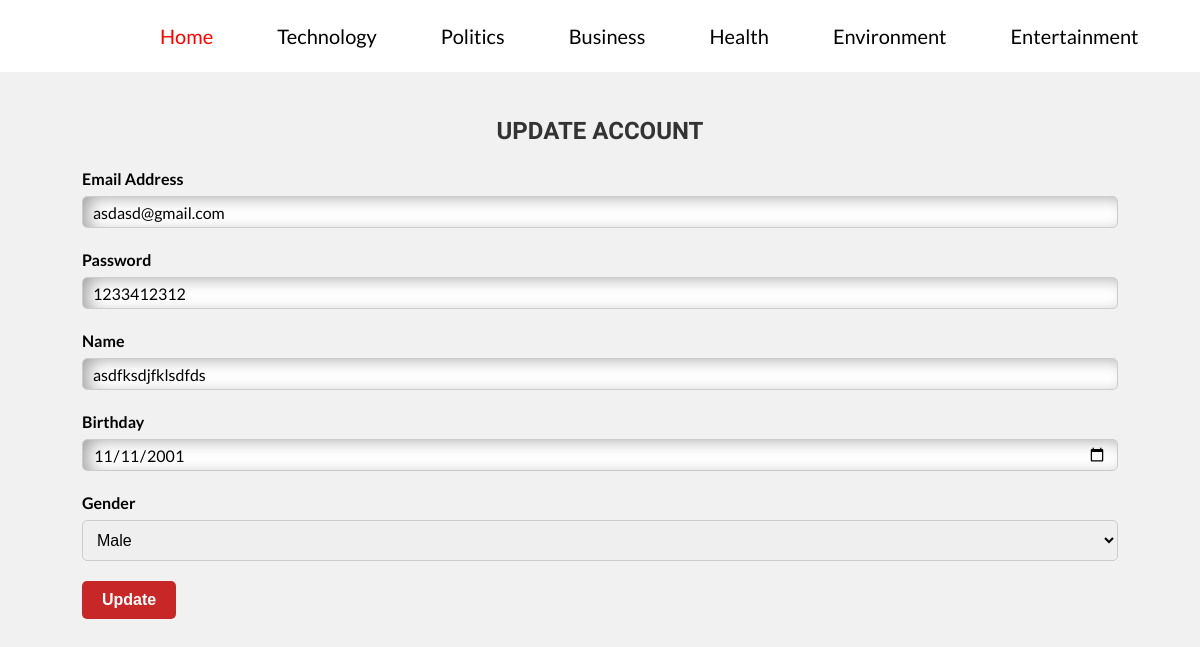
/update.php?updateid=34, run on the app's committed database.
### tables this page shows
CREATE TABLE `useraccount` (
  `id` int(11) NOT NULL,
  `email` varchar(100) NOT NULL,
  `password` varchar(255) NOT NULL,
  `name` varchar(100) NOT NULL,
  `birthday` date NOT NULL,
  `gender` varchar(100) NOT NULL
);

### update.php (the view, shortened to what this page needs)
<?php
include 'connect.php';
$id = $_GET['updateid'];
$sql = "SELECT * FROM `useraccount` WHERE id=$id";
$result = mysqli_query($con, $sql);
$row = mysqli_fetch_assoc($result);
$email = $row['email'];
$password = $row['password'];
$name = $row['name'];
$birthday = $row['birthday'];
$gender = $row['gender'];
?>
<!DOCTYPE html>
<html lang="en">
<!DOCTYPE html>
<html lang="en">
<head>
    <link rel="stylesheet" href="./CSS/style.css">
    <link rel="stylesheet" media='screen and (max-width: 768px)' href="./CSS/mobile.css">
</head>
<body>
    <nav>
        <div id="logo-img">
            <a href="#">
            </a>
        </div>
        <ul>
            <li>
                <a class="active" href="index.php">Home</a>
            </li>
            <li>
                <a href="technology-news.html">Technology</a>
            </li>
            <li>
                <a href="">Politics</a>
            </li>
            <li>
                <a href="">Business</a>
            </li>
            <li>
                <a href="">Health</a>
            </li>
            <li>
                <a href="">Environment</a>
            </li>
            <li>
                <a href="">Entertainment</a>
            </li>
            <li>
                <a href="">Sports</a>
            </li>
        </ul>
    </nav>
    <div id="searchbox">
    </div>
    <br><br><br><br>
    <h2 class="updateaccount-heading">UPDATE ACCOUNT</h2>
    <div class="container my-5 my-form">
        <form method="post">
            <div class="form-group">
                <label>Email Address</label>
                <input type="email" class="form-control" placeholder="Enter your email" name="email" autocomplete="off"
                    value="<?php echo $email; ?>">
            </div>
            <div class="form-group">
                <label>Password</label>
                <input type="text" class="form-control" placeholder="Enter your password" name="password"
                    autocomplete="off" value="<?php echo $password; ?>">
            </div>
            <div class="form-group">
                <label>Name</label>
                <input type="text" class="form-control" placeholder="Enter your name" name="name" autocomplete="off"
                    value="<?php echo $name; ?>">
            </div>
            <div class="form-group">
                <label>Birthday</label>
                <input type="date" class="form-control" placeholder="Enter your email" name="birthday"
                    autocomplete="off" value="<?php echo $birthday; ?>">
            </div>
            <div class="form-group">
                <label for="gender">Gender</label>
                <select class="form-control" name="gender">
                    <option value="Male" <?php if($gender == 'Male') echo 'selected'; ?>>Male</option>
                </select>
            </div>
            <button type="submit" class="btn btn-primary" name="submit">Update</button>
        </form>
    </div>
</body>
</html>

### CSS/style.css (style rules this page uses)
:root { --primary-color: #c72727; --secondary-color: #f99500; --light-color: #f1f1f1; --dark-color: #333; --max-width: 1100px; }
* { margin: 0; padding: 0; box-sizing: border-box; }
body { font-family: 'Lato', sans-serif; line-height: 1.5; background: var(--light-color); }
a { color: var(--dark-color); text-decoration: none; }
ul { list-style: none; }
h1,h2,h3,h4,h5,h6 { font-family: 'Staatliches', cursive; margin-bottom: .75rem; line-height: 1.3; }
.container { max-width: var(--max-width); margin: auto; padding: 0 2rem; overflow: hidden; }
.btn { display: inline-block; border: none; background: var(--dark-color); color: #fff; padding: 0.5rem 1.5rem; }
.btn-primary { background: var(--primary-color); }
input, textarea { height: 32px; padding: 0 16px; font-family: 'Lato', sans-serif; font-size: 20px; border: none; box-shadow: inset 8px 3px 18px -4px rgba(0, 0, 0, 0.4); }
#searchbox { position: fixed; right: 0; top: 24px; width: 500px; pointer-events: none; z-index: 50; transition: 0.4s; }
nav { height: 72px; background: #ffffff; width: 100%; margin: 0; position: fixed; font-family: 'Lato', sans-serif; font-size: 20px; display: flex; justify-content: space-between; padding: 0 16px 0 0; box-sizing: border-box; z-index: 100; }
nav a { padding: 0 32px; color: #000000; transition: 0.4s; }
nav ul { display: flex; list-style: none; justify-content: space-around; align-items: center; height: 100%; margin: 0; }
.active { color: red; }
#logo-img { display:grid; height:auto; padding: 0 32px; align-items: center; color: white; transition: 0.4s; }
.my-form .form-group { margin-bottom: 20px; }
.my-form label { display: block; margin-bottom: 5px; font-weight: bold; }
.my-form input[type="email"], .my-form input[type="text"], .my-form input[type="password"], .my-form input[type="date"], .my-form select { width: 100%; padding: 10px; font-size: 16px; border: 1px solid #ccc; border-radius: 5px; }
.my-form button[type="submit"] { display: inline-block; padding: 10px 20px; font-size: 16px; font-weight: bold; text-align: center; color: #fff; background-color: #c72727; border: none; border-radius: 5px; cursor: pointer; }
.my-form .btn-primary { background-color: #c72727; }
.updateaccount-heading { text-align: center; font-size: 24px; font-weight: bold; color: #333; margin-top: 20px; margin-bottom: 20px; }

### data on the page
useraccount: email "asdasd@gmail.com", password "1233412312", name "asdfksdjfklsdfds", birthday "11/11/2001", gender "Male"
